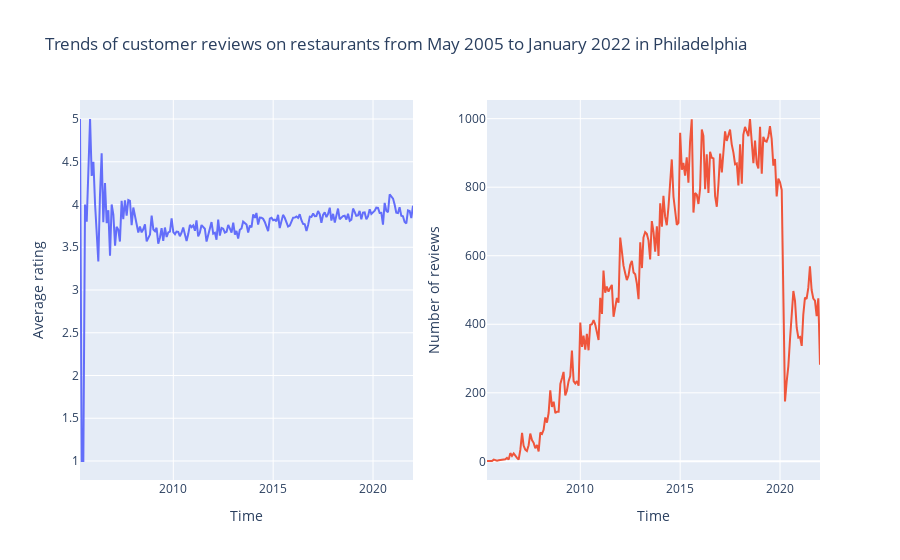

The cell this chart's notebook holds for it:
### Markdown cell above
It will also be useful to look at how the average ratings evolved throughout this period, and more importantly how many reviews (or observations) there are for each month in the dataset, since this will affect how certain we can say about the food preference of customers in a given month. 

In the line plot on the left below, the monthly average rating throughout the period fluctuated around 3.7, albeit there was some erratic movement up to the end of 2007. What could be the reasons? The line plot on the right showing the number of reviews per month might give us an answer, namely, there were very few (sometimes even only a single digit) reviews for each month until December 2007, and thus the variances of the average rating for these months will be higher than subsequent months starting from 2008 when there were substantively more observations. We shall bear this characteristic in mind as we analyse the evolution of food trends in later sections, and we will discuss how to handle this accordingly.

Another interesting observations from the right line plot is that the number of reviews had a sharp drop since February 2020. Given how countries (including the US) responded to the COVID-19 outbreak by lockdowns (one of the measures being the prohibition of dine-in in restaurants), it is then not surprising that customers had fewer (or even no) chances to visit restaurants and thus not able to give as many reviews as before the COVID outbreak.

### Code cell
# Seeing how the average ratings evolved as a function of time
from plotly.subplots import make_subplots

monthly_avg_rating = restos_philly.groupby("date")["rating"].apply(np.mean)
monthly_rating_no = restos_philly.groupby("date")["rating"].count()

monthly_trend = pd.DataFrame({"review_no": monthly_rating_no, 
                              "avg_rating": monthly_avg_rating})

fig = make_subplots(rows = 1, cols = 2)

fig.add_trace(
    go.Scatter(x = monthly_trend.index,
               y = monthly_trend["avg_rating"], 
               mode = "lines", showlegend = False), 
    row = 1, col = 1
)

fig.add_trace(
    go.Scatter(x = monthly_trend.index,
               y = monthly_trend["review_no"], 
               mode = "lines", showlegend = False), 
    row = 1, col = 2
)

fig.update_layout(title_text = "Trends of customer reviews on restaurants from May 2005 to January 2022 in Philadelphia",
                  xaxis1_title = "Time", yaxis1_title = "Average rating", 
                  xaxis2_title = "Time", yaxis2_title = "Number of reviews")

fig.show()

### Figure 1 — Plotly figure (JSON) as saved in the notebook; plotly's stock layout.template omitted (floating-point values rounded to 4 significant figures; data arrays with more than 128 entries replaced by an {"elided": "..."} marker saying what was removed)
{"data": [{"mode": "lines", "showlegend": false, "type": "scatter", "x": {"elided": "199 str values"}, "xaxis": "x", "y": {"elided": "199 float values"}, "yaxis": "y"}, {"mode": "lines", "showlegend": false, "type": "scatter", "x": {"elided": "199 str values"}, "xaxis": "x2", "y": {"elided": "199 int values"}, "yaxis": "y2"}], "layout": {"title": {"text": "Trends of customer reviews on restaurants from May 2005 to January 2022 in Philadelphia"}, "xaxis": {"anchor": "y", "domain": [0, 0.45], "title": {"text": "Time"}}, "xaxis2": {"anchor": "y2", "domain": [0.55, 1], "title": {"text": "Time"}}, "yaxis": {"anchor": "x", "domain": [0, 1], "title": {"text": "Average rating"}}, "yaxis2": {"anchor": "x2", "domain": [0, 1], "title": {"text": "Number of reviews"}}}}
